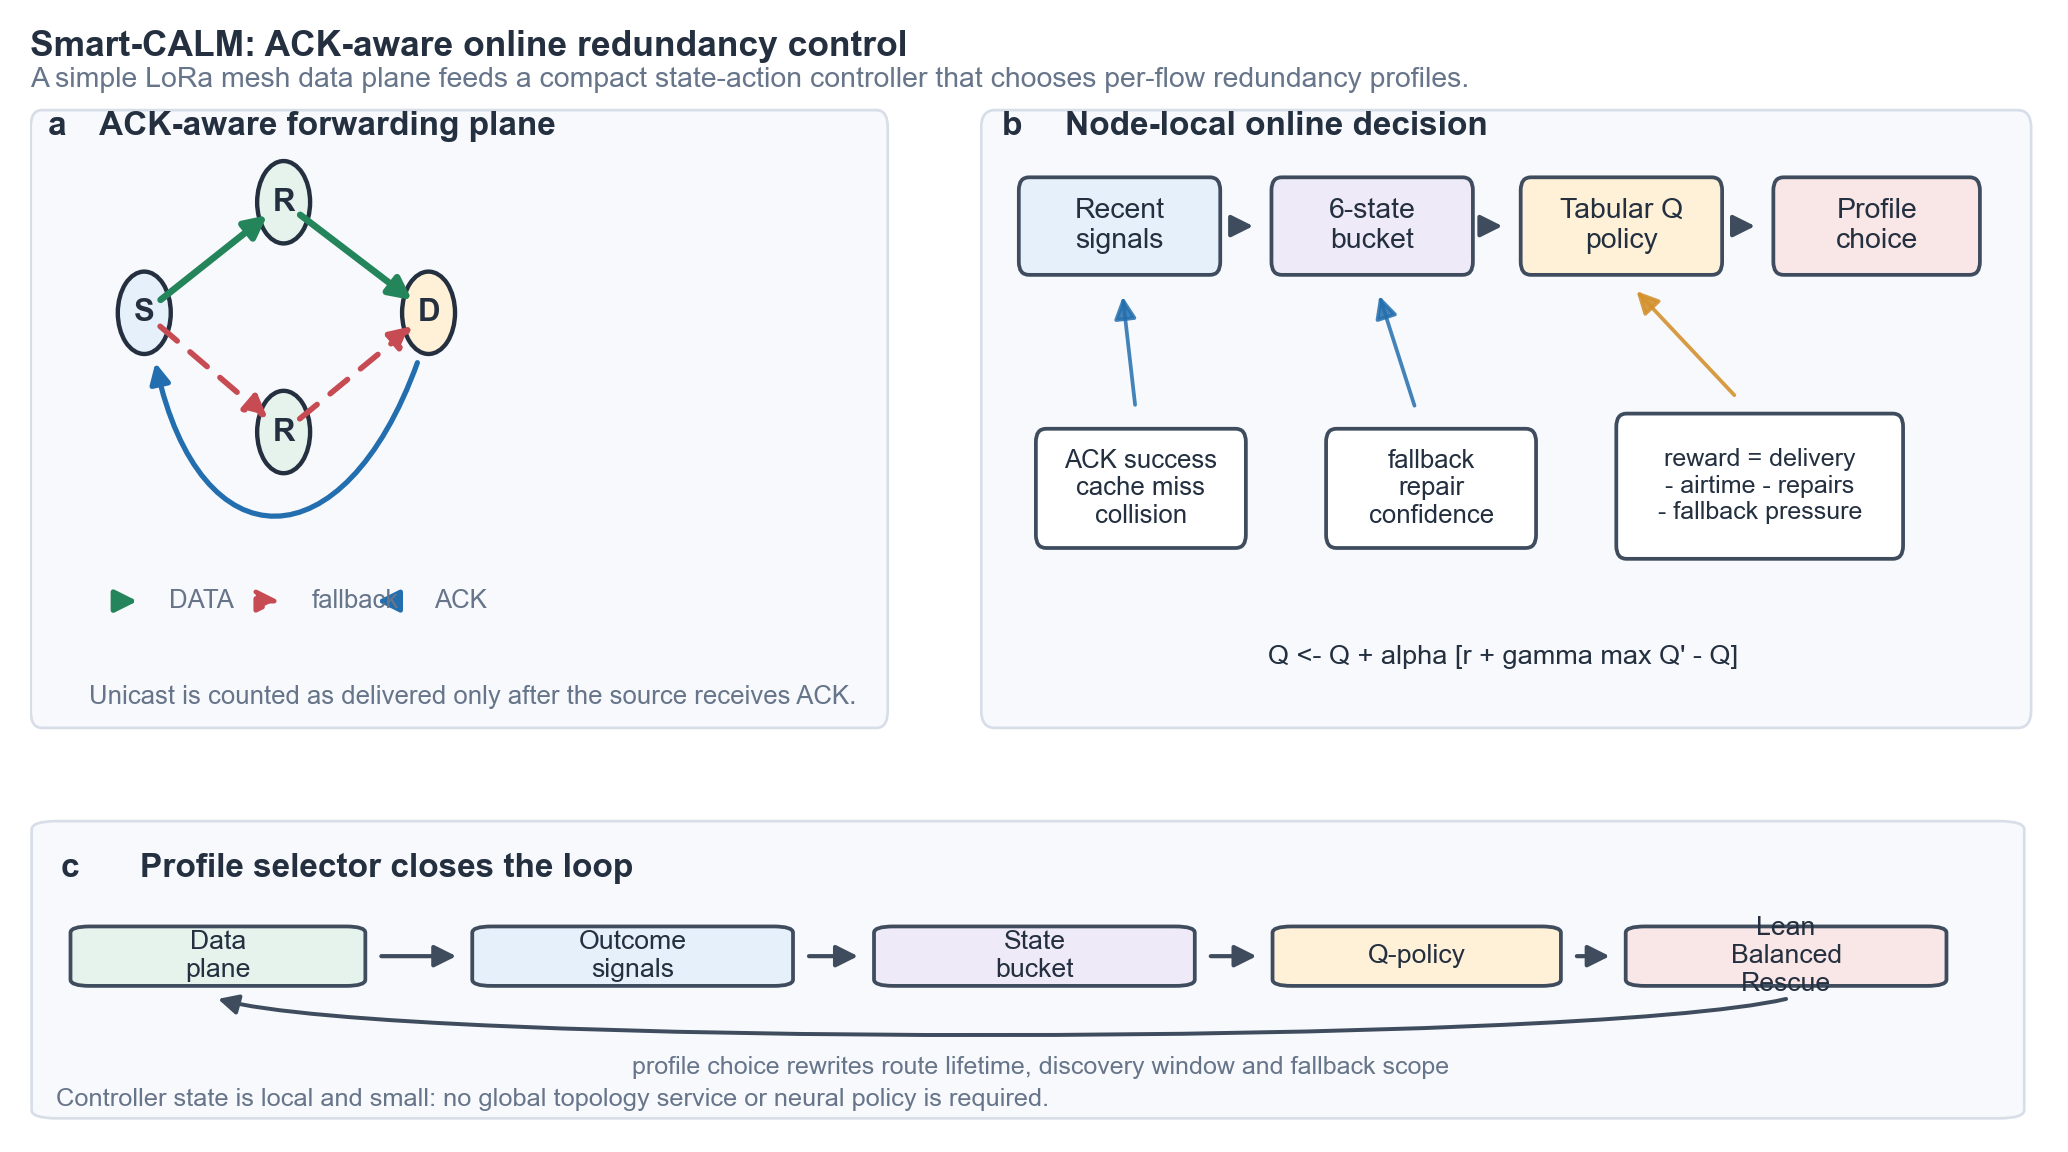

This chart was generated by the following Python code:
import matplotlib as mpl
import matplotlib.pyplot as plt
from matplotlib import patches
from matplotlib.path import Path
from matplotlib.patches import FancyArrowPatch


mpl.rcParams.update({
    "font.family": "sans-serif",
    "font.sans-serif": ["Arial", "Helvetica", "DejaVu Sans", "sans-serif"],
    "svg.fonttype": "none",
    "pdf.fonttype": 42,
    "font.size": 7,
    "axes.linewidth": 0.8,
    "legend.frameon": False,
})


INK = "#243040"
MUTED = "#67758A"
PANEL = "#F7F9FC"
LINE = "#3E4C5E"
DATA = "#25855A"
DATA_SOFT = "#E6F3ED"
FALLBACK = "#C74B52"
FALLBACK_SOFT = "#F9E6E6"
ACK = "#236EAE"
ACK_SOFT = "#E6F0FA"
STATE = "#8276B5"
STATE_SOFT = "#EFEAF8"
POLICY = "#D4922F"
POLICY_SOFT = "#FFF1D7"


def rounded_box(ax, xy, w, h, text="", fc="white", ec=LINE, lw=0.9,
                radius=0.06, fontsize=7, weight="normal", color=INK,
                ha="center", va="center"):
    box = patches.FancyBboxPatch(
        xy, w, h,
        boxstyle=patches.BoxStyle("Round", pad=0.015, rounding_size=radius),
        linewidth=lw, edgecolor=ec, facecolor=fc
    )
    ax.add_patch(box)
    if text:
        ax.text(xy[0] + w / 2, xy[1] + h / 2, text,
                ha=ha, va=va, fontsize=fontsize, color=color, weight=weight)
    return box


def circle_node(ax, xy, label, fc="white"):
    node = patches.Circle(xy, 0.19, edgecolor=INK, facecolor=fc, linewidth=1.05)
    ax.add_patch(node)
    ax.text(xy[0], xy[1], label, ha="center", va="center",
            fontsize=7.5, weight="bold", color=INK)
    return node


def arrow(ax, start, end, color=INK, lw=1.2, style="-", rad=0.0,
          mutation_scale=11, alpha=1.0):
    patch = FancyArrowPatch(
        start, end,
        arrowstyle="-|>",
        mutation_scale=mutation_scale,
        linewidth=lw,
        linestyle=style,
        color=color,
        alpha=alpha,
        shrinkA=5,
        shrinkB=5,
        connectionstyle=f"arc3,rad={rad}",
    )
    ax.add_patch(patch)
    return patch


def feedback_curve(ax, points, color=ACK, lw=1.2):
    path = Path(points, [Path.MOVETO, Path.CURVE4, Path.CURVE4, Path.CURVE4])
    patch = patches.FancyArrowPatch(
        path=path,
        arrowstyle="-|>",
        mutation_scale=10,
        linewidth=lw,
        color=color,
    )
    ax.add_patch(patch)
    return patch


def small_label(ax, x, y, text, color=MUTED, ha="left", fontsize=6.2, weight="normal"):
    ax.text(x, y, text, ha=ha, va="center", fontsize=fontsize, color=color, weight=weight)


def draw_panel_a(ax):
    ax.text(0.02, 0.96, "a", transform=ax.transAxes, ha="left", va="top",
            fontsize=8, weight="bold", color=INK)
    ax.text(0.08, 0.96, "ACK-aware forwarding plane", transform=ax.transAxes,
            ha="left", va="top", fontsize=8, weight="bold", color=INK)

    s = (0.82, 1.95)
    r1 = (1.82, 2.46)
    r2 = (1.82, 1.40)
    d = (2.86, 1.95)
    circle_node(ax, s, "S", ACK_SOFT)
    circle_node(ax, r1, "R", DATA_SOFT)
    circle_node(ax, r2, "R", DATA_SOFT)
    circle_node(ax, d, "D", POLICY_SOFT)

    arrow(ax, s, r1, DATA, lw=1.6)
    arrow(ax, r1, d, DATA, lw=1.6)
    arrow(ax, s, r2, FALLBACK, lw=1.35, style=(0, (4, 3)))
    arrow(ax, r2, d, FALLBACK, lw=1.35, style=(0, (4, 3)))
    feedback_curve(ax, [(2.78, 1.72), (2.25, 0.78), (1.22, 0.78), (0.90, 1.72)], ACK, lw=1.25)

    y0 = 0.62
    arrow(ax, (0.48, y0), (0.92, y0), DATA, lw=1.25)
    small_label(ax, 1.00, y0, "DATA")
    arrow(ax, (1.50, y0), (1.94, y0), FALLBACK, lw=1.15, style=(0, (4, 3)))
    small_label(ax, 2.02, y0, "fallback")
    arrow(ax, (2.78, y0), (2.34, y0), ACK, lw=1.15)
    small_label(ax, 2.90, y0, "ACK")

    ax.text(0.42, 0.18, "Unicast is counted as delivered only after the source receives ACK.",
            ha="left", va="center", fontsize=6.2, color=MUTED)


def draw_panel_b(ax):
    ax.text(0.02, 0.96, "b", transform=ax.transAxes, ha="left", va="top",
            fontsize=8, weight="bold", color=INK)
    ax.text(0.08, 0.96, "Node-local online decision", transform=ax.transAxes,
            ha="left", va="top", fontsize=8, weight="bold", color=INK)

    rounded_box(ax, (0.24, 2.14), 1.15, 0.42, "Recent\nsignals", ACK_SOFT, fontsize=6.8)
    rounded_box(ax, (1.72, 2.14), 1.15, 0.42, "6-state\nbucket", STATE_SOFT, fontsize=6.8)
    rounded_box(ax, (3.18, 2.14), 1.15, 0.42, "Tabular Q\npolicy", POLICY_SOFT, fontsize=6.8)
    rounded_box(ax, (4.66, 2.14), 1.18, 0.42, "Profile\nchoice", FALLBACK_SOFT, fontsize=6.8)
    arrow(ax, (1.39, 2.35), (1.72, 2.35), LINE, lw=1.0)
    arrow(ax, (2.87, 2.35), (3.18, 2.35), LINE, lw=1.0)
    arrow(ax, (4.33, 2.35), (4.66, 2.35), LINE, lw=1.0)

    rounded_box(ax, (0.34, 0.88), 1.20, 0.52, "ACK success\ncache miss\ncollision", "white", fontsize=6.2)
    rounded_box(ax, (2.04, 0.88), 1.20, 0.52, "fallback\nrepair\nconfidence", "white", fontsize=6.2)
    rounded_box(ax, (3.74, 0.83), 1.65, 0.64,
                "reward = delivery\n- airtime - repairs\n- fallback pressure",
                "white", fontsize=6.0)

    arrow(ax, (0.92, 1.43), (0.82, 2.12), ACK, lw=0.9, alpha=0.85)
    arrow(ax, (2.58, 1.43), (2.30, 2.12), ACK, lw=0.9, alpha=0.85)
    arrow(ax, (4.50, 1.50), (3.76, 2.12), POLICY, lw=0.9, alpha=0.9)

    ax.text(3.06, 0.36, "Q <- Q + alpha [r + gamma max Q' - Q]",
            ha="center", va="center", fontsize=6.5, color=INK)


def draw_panel_c(ax):
    ax.text(0.015, 0.86, "c", transform=ax.transAxes, ha="left", va="top",
            fontsize=8, weight="bold", color=INK)
    ax.text(0.055, 0.86, "Profile selector closes the loop", transform=ax.transAxes,
            ha="left", va="top", fontsize=8, weight="bold", color=INK)

    xs = [0.58, 1.86, 3.10, 4.28, 5.42]
    labels = ["Data\nplane", "Outcome\nsignals", "State\nbucket", "Q-policy", "Lean\nBalanced\nRescue"]
    colors = [DATA_SOFT, ACK_SOFT, STATE_SOFT, POLICY_SOFT, FALLBACK_SOFT]
    widths = [0.88, 0.96, 0.96, 0.86, 0.96]
    for x, label, color, w in zip(xs, labels, colors, widths):
        rounded_box(ax, (x - w / 2, 1.32), w, 0.54, label, color, fontsize=6.4)
    for i in range(len(xs) - 1):
        arrow(ax, (xs[i] + widths[i] / 2, 1.59), (xs[i + 1] - widths[i + 1] / 2, 1.59),
              LINE, lw=1.0)

    feedback_curve(ax, [(5.42, 1.18), (4.78, 0.72), (1.12, 0.72), (0.58, 1.18)], LINE, lw=0.95)
    ax.text(3.12, 0.52, "profile choice rewrites route lifetime, discovery window and fallback scope",
            ha="center", va="center", fontsize=6.0, color=MUTED)

    ax.text(0.08, 0.22,
            "Controller state is local and small: no global topology service or neural policy is required.",
            ha="left", va="center", fontsize=6.1, color=MUTED)


def main():
    width_mm = 183
    height_mm = 104
    fig = plt.figure(figsize=(width_mm / 25.4, height_mm / 25.4), facecolor="white")

    ax_a = fig.add_axes([0.035, 0.39, 0.40, 0.53])
    ax_b = fig.add_axes([0.475, 0.39, 0.49, 0.53])
    ax_c = fig.add_axes([0.035, 0.075, 0.93, 0.255])

    for ax in (ax_a, ax_b, ax_c):
        ax.set_axis_off()
        ax.set_xlim(0, 6.2)
        ax.set_ylim(0, 3.0)
        rounded_box(ax, (0.02, 0.05), 6.12, 2.82, "", PANEL, ec="#D8DEE8", lw=0.65, radius=0.08)

    draw_panel_a(ax_a)
    draw_panel_b(ax_b)
    draw_panel_c(ax_c)

    fig.text(0.035, 0.965, "Smart-CALM: ACK-aware online redundancy control",
             ha="left", va="top", fontsize=8.5, weight="bold", color=INK)
    fig.text(0.035, 0.935,
             "A simple LoRa mesh data plane feeds a compact state-action controller that chooses per-flow redundancy profiles.",
             ha="left", va="top", fontsize=6.8, color=MUTED)

    base = "paper/full2026/figures/fig_smart_calm_architecture"
    fig.savefig(base + ".svg", bbox_inches="tight")
    fig.savefig(base + ".pdf", bbox_inches="tight")
    fig.savefig(base + ".tiff", dpi=600, bbox_inches="tight")
    fig.savefig(base + ".png", dpi=300, bbox_inches="tight")
    plt.close(fig)


if __name__ == "__main__":
    main()
